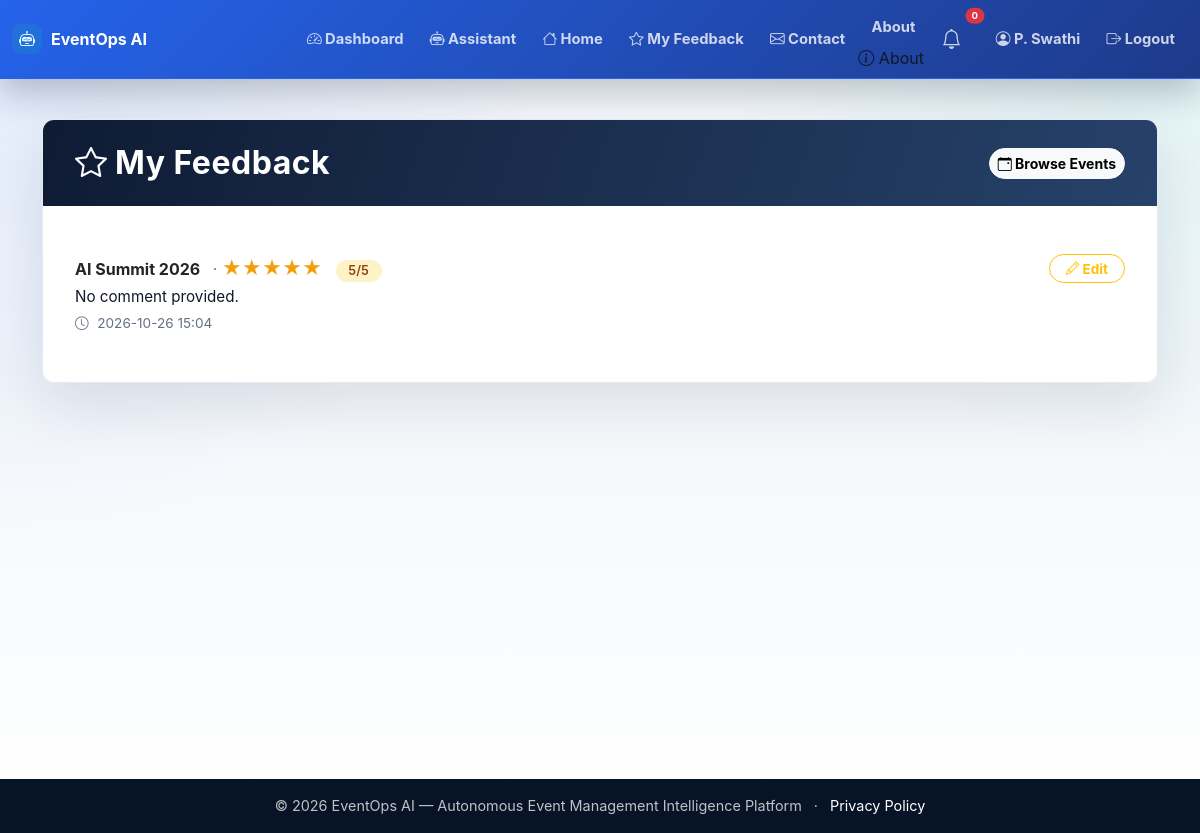
/my-feedback (signed in), run on the app's committed database.
### app.py (models this page shows, shortened)
class User(UserMixin, db.Model):
    id = db.Column(db.Integer, primary_key=True)
    name = db.Column(db.String(100), nullable=False)
    email = db.Column(db.String(100), unique=True, nullable=False)
    password_hash = db.Column(db.String(200), nullable=False)
    role = db.Column(db.String(20), default='user')
    created_at = db.Column(db.DateTime, default=lambda: datetime.now(timezone.utc))

class Feedback(db.Model):
    __tablename__ = 'feedback'
    __table_args__ = {'extend_existing': True}
    id = db.Column(db.Integer, primary_key=True)
    user_id = db.Column(db.Integer, db.ForeignKey('user.id'), nullable=False)
    event_id = db.Column(db.Integer, db.ForeignKey('event.id'), nullable=False)
    rating = db.Column(db.Integer, nullable=False)
    comment = db.Column(db.Text)
    created_at = db.Column(db.DateTime, default=lambda: datetime.now(timezone.utc))
    user = db.relationship('User', backref='feedbacks')
    event = db.relationship('Event', backref='feedbacks')

class Event(db.Model):
    id = db.Column(db.Integer, primary_key=True)
    title = db.Column(db.String(200), nullable=False)
    description = db.Column(db.Text)
    date = db.Column(db.String(50))
    time = db.Column(db.String(50))
    location = db.Column(db.String(200))
    capacity = db.Column(db.Integer)
    status = db.Column(db.String(20), default='upcoming')
    created_at = db.Column(db.DateTime, default=lambda: datetime.now(timezone.utc))

### app.py (the view)
@app.route('/my-feedback')
@login_required
def feedback_list():
    feedbacks = Feedback.query.filter_by(user_id=current_user.id).order_by(Feedback.created_at.desc()).all()
    return render_template('feedback_list.html', feedbacks=feedbacks)

### app.py (called while the page is built)
@login_manager.user_loader
def load_user(user_id):
    return User.query.get(int(user_id))

### templates/feedback_list.html (shortened to what this page needs)
{% extends "base.html" %}
{% block content %}
<div class="feedback-wrapper">
    <div class="container">
        <div class="card feedback-card">
            <div class="card-header d-flex justify-content-between align-items-center">
                <h2 class="mb-0"><i class="bi bi-star me-2"></i>My Feedback</h2>
                <a href="{{ url_for('browse_events') }}" class="btn btn-light btn-sm">
                    <i class="bi bi-calendar-event"></i> Browse Events
                </a>
            </div>
            <div class="card-body">
                {% if feedbacks %}
                    {% for fb in feedbacks %}
                    <div class="feedback-item">
                        <div>
                            <div>
                                <strong>{{ fb.event.title }}</strong>
                                <span class="text-muted ms-2">·</span>
                                <span class="feedback-rating">
                                    {% for i in range(fb.rating) %}★{% endfor %}
                                    <span class="rating-badge ms-2">{{ fb.rating }}/5</span>
                                </span>
                            </div>
                            <div class="feedback-comment">{{ fb.comment or 'No comment provided.' }}</div>
                            <div class="feedback-meta mt-1">
                                <i class="bi bi-clock"></i> {{ fb.created_at.strftime('%Y-%m-%d %H:%M') }}
                            </div>
                        </div>
                        <div>
                            <a href="{{ url_for('feedback', event_id=fb.event_id) }}" class="btn btn-outline-warning btn-edit">
                                <i class="bi bi-pencil"></i> Edit
                            </a>
                        </div>
                    </div>
                    {% endfor %}
                {% else %}
                    <div class="empty-state">
                        <i class="bi bi-star"></i>
                        <h5>No Feedback Yet</h5>
                        <p>You haven't submitted any feedback. <a href="{{ url_for('browse_events') }}">Browse events</a> and share your experience!</p>
                    </div>
                {% endif %}
            </div>
        </div>
    </div>
</div>
{% endblock %}

### templates/base.html (shortened to what this page needs)
<!DOCTYPE html>
<html lang="en">
<head>
<link href="https://cdn.jsdelivr.net/npm/bootstrap@5.3.0/dist/css/bootstrap.min.css" rel="stylesheet">
<link rel="stylesheet" href="https://cdn.jsdelivr.net/npm/bootstrap-icons@1.11.0/font/bootstrap-icons.css">
<link rel="stylesheet" href="{{ url_for('static', filename='css/style.css') }}">
</head>
<body>
<nav class="navbar navbar-expand-lg navbar-dark bg-primary shadow-sm">
<div class="container-fluid">
<a class="navbar-brand fw-bold" href="{{ url_for('index') }}">
<i class="bi bi-robot"></i>EventOps AI
</a>
<div class="collapse navbar-collapse" id="navbarNav">
<ul class="navbar-nav ms-auto align-items-lg-center">
                    {% if current_user.is_authenticated %}
<li class="nav-item">
<a class="nav-link" href="{{ url_for('dashboard') }}">
<i class="bi bi-speedometer2"></i> Dashboard
</a>
</li>
<li class="nav-item">
<a class="nav-link" href="{{ url_for('assistant_page') }}">
<i class="bi bi-robot"></i> Assistant
</a>
</li>
<li class="nav-item">
<a class="nav-link" href="{{ url_for('index') }}">
<i class="bi bi-house"></i> Home
</a>
</li>
<li class="nav-item">
<a class="nav-link" href="{{ url_for('feedback_list') }}">
<i class="bi bi-star"></i> My Feedback
</a>
</li>
<li class="nav-item">
<a class="nav-link" href="{{ url_for('contact') }}">
<i class="bi bi-envelope"></i> Contact
</a>
</li>
<li class="nav-item">
    <a class="nav-link" href="{{ url_for('about') }}">About</a>
<i class="bi bi-info-circle"></i> About
</li>
<li class="nav-item position-relative me-2">
<a class="nav-link" href="#" title="Notifications" data-bs-toggle="dropdown">
<i class="bi bi-bell fs-5"></i>
<span class="position-absolute top-0 start-100 translate-middle badge rounded-pill bg-danger" style="font-size:0.6rem;">
                                    0
</span>
</a>
</li>
<li class="nav-item">
<a class="nav-link" href="{{ url_for('profile') }}">
<i class="bi bi-person-circle"></i> {{ current_user.name }}
</a>
</li>
<li class="nav-item">
<a class="nav-link" href="{{ url_for('logout') }}">
<i class="bi bi-box-arrow-right"></i> Logout
</a>
</li>
                    {% endif %}
</ul>
</div>
</div>
</nav>
<main class="container-fluid py-4">
        {% block content %}{% endblock %}
</main>
<footer class="footer bg-dark text-white py-3 mt-4">
<div class="container text-center">
<span>© 2026 EventOps AI — Autonomous Event Management Intelligence Platform</span>
<span class="mx-2" aria-hidden="true">·</span>
<a class="text-white" href="{{ url_for('privacy') }}">Privacy Policy</a>
</div>
</footer>
</body>
</html>

### static/css/style.css (style rules this page uses)
:root { --eo-ink: #101827; --eo-muted: #667085; --eo-bg: #f4f7fb; --eo-surface: #ffffff; --eo-line: #e5eaf2; --eo-navy: #071326; --eo-blue: #2563eb; --eo-indigo: #1e3a8a; --eo-teal: #14b8a6; --eo-amber: #f59e0b; --eo-rose: #e11d48; --eo-shadow: 0 22px 60px rgba(15, 23, 42, 0.11); --eo-soft-shadow: 0 14px 36px rgba(15, 23, 42, 0.08); }
* { letter-spacing: 0; }
html { scroll-behavior: smooth; }
body { min-height: 100vh; color: var(--eo-ink); background: radial-gradient(circle at top left, rgba(37, 99, 235, 0.10), transparent 34rem), radial-gradient(circle at top right, rgba(20, 184, 166, 0.10), transparent 30rem), linear-gradient(180deg, #f8fbff 0%, var(--eo-bg) 45%, #ffffff 100%); font-family: "Inter", "Segoe UI", system-ui, -apple-system, BlinkMacSystemFont, sans-serif; }
a { text-decoration: none; }
.navbar { min-height: 60px; border-bottom: 1px solid rgba(255, 255, 255, 0.12); background: linear-gradient(90deg, rgba(7, 19, 38, 0.98), rgba(15, 45, 90, 0.96)) !important; box-shadow: 0 14px 34px rgba(7, 19, 38, 0.24) !important; }
.navbar .container-fluid { width: min(1240px, calc(100% - 24px)); margin: 0 auto; padding-left: 0; padding-right: 0; }
.navbar-brand { display: inline-flex; align-items: center; gap: 9px; font-size: 1rem; }
.navbar-brand i { display: inline-flex; width: 30px; height: 30px; align-items: center; justify-content: center; border-radius: 8px; color: #dff7ff; background: rgba(20, 184, 166, 0.18); }
.navbar-dark .navbar-nav .nav-link { border-radius: 999px; color: rgba(255, 255, 255, 0.78); font-size: 0.92rem; font-weight: 650; padding: 0.5rem 0.82rem; transition: background 0.2s ease, color 0.2s ease, transform 0.2s ease; }
main.container-fluid { width: min(1240px, calc(100% - 24px)); min-height: calc(100vh - 138px); margin: 0 auto; padding: 24px 0 0 !important; }
.dropdown-menu, .modal-content, .list-group-item, .table, .card { border-color: var(--eo-line) !important; }
.card { border-radius: 12px !important; background: rgba(255, 255, 255, 0.96); box-shadow: var(--eo-soft-shadow); }
.btn { border-radius: 999px; font-weight: 750; box-shadow: none !important; }
.btn-primary, .bg-primary { background: linear-gradient(135deg, var(--eo-blue), var(--eo-indigo)) !important; border-color: var(--eo-blue) !important; }
.footer { margin-top: 36px !important; background: #071326 !important; color: rgba(255, 255, 255, 0.74) !important; font-size: 0.9rem; }
.section-copy, .text-muted { color: var(--eo-muted) !important; }

### templates/feedback_list.html (style rules this page uses)
.feedback-wrapper { min-height: 80vh; background: linear-gradient(145deg, #f0f4ff 0%, #e6edf7 100%); padding: 2rem 0; }
.feedback-card { border: none; border-radius: 2rem; background: rgba(255, 255, 255, 0.85); backdrop-filter: blur(10px); box-shadow: 0 20px 60px rgba(13, 110, 253, 0.15); overflow: hidden; }
.feedback-card .card-header { background: linear-gradient(135deg, #0d6efd, #6610f2); color: white; padding: 1.5rem 2rem; border: none; }
.feedback-card .card-header h2 { font-weight: 700; letter-spacing: 0.5px; }
.feedback-card .card-body { padding: 2rem; }
.feedback-item { border-bottom: 1px solid #e9ecef; padding: 1rem 0; display: flex; justify-content: space-between; align-items: flex-start; flex-wrap: wrap; gap: 0.5rem; }
.feedback-item:last-child { border-bottom: none; }
.feedback-rating { color: #ffc107; font-size: 1.2rem; }
.feedback-comment { font-size: 0.95rem; color: #212529; margin-top: 0.2rem; }
.feedback-meta { font-size: 0.85rem; color: #6c757d; }
.feedback-meta i { margin-right: 0.3rem; }
.rating-badge { background: #ffc107; color: #212529; padding: 0.2rem 0.8rem; border-radius: 30px; font-weight: 600; font-size: 0.8rem; }
.btn-edit { border-radius: 30px; padding: 0.2rem 1rem; font-size: 0.85rem; transition: all 0.2s; }
.feedback-wrapper { background: transparent; padding: 1rem 0; }
.feedback-card { border: 1px solid var(--eo-line); border-radius: 20px; background: rgba(255, 255, 255, 0.96); box-shadow: var(--eo-shadow); }
.feedback-card .card-header { background: linear-gradient(110deg, rgba(5, 18, 43, 0.96), rgba(15, 45, 90, 0.90)); }
.feedback-item { border-bottom-color: var(--eo-line); }
.feedback-rating { color: var(--eo-amber); }
.feedback-comment { color: var(--eo-ink); }
.feedback-meta { color: var(--eo-muted); }
.rating-badge { color: #92400e; background: #fef3c7; }

### data on the page
User: name "P. Swathi"
Feedback: event "AI Summit 2026", rating "5", comment "No comment provided.", created_at "2026-10-26 15:04"
